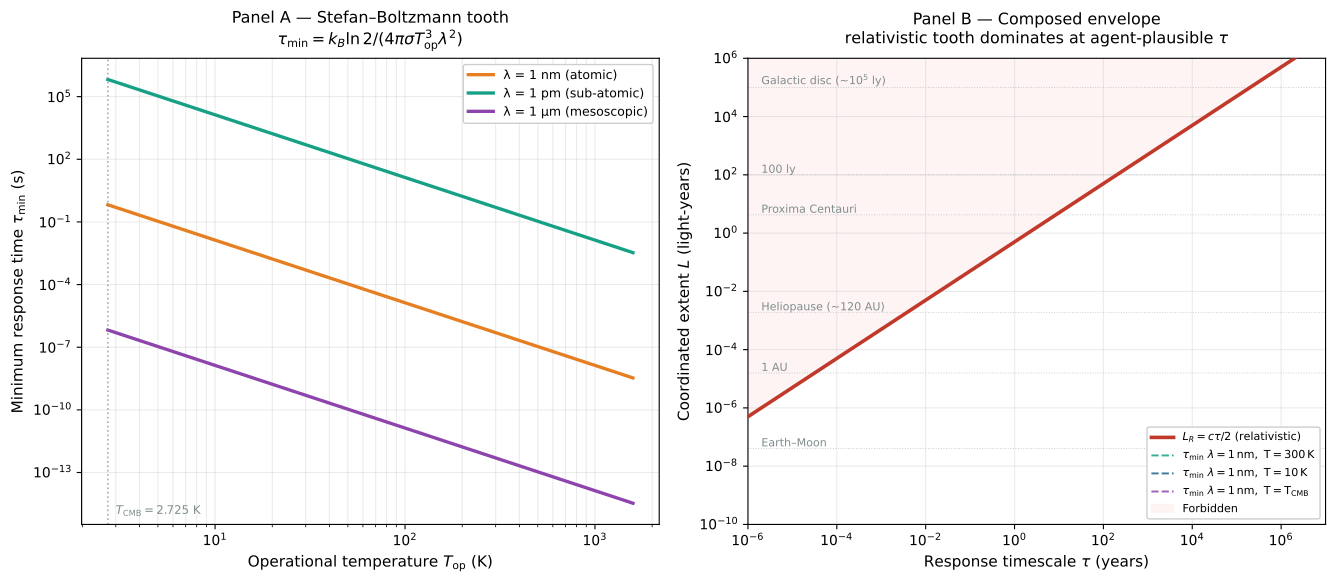

Python code for this plot:
"""Figure 2: The composed feasibility envelope (Stefan-Boltzmann + Lieb-Robinson)."""
import numpy as np
import matplotlib.pyplot as plt
from matplotlib.colors import LogNorm

# Constants (SI)
c = 2.998e8         # m/s
k_B = 1.381e-23     # J/K
sigma = 5.670e-8    # W m^-2 K^-4
ly = 9.461e15       # m
AU = 1.496e11       # m
sec_per_year = 365.25 * 86400
T_CMB = 2.725

def tau_min_SB(lambda_c, T_op):
    """Stefan-Boltzmann tooth: minimum response time at granularity λ, temperature T_op."""
    return k_B * np.log(2) / (4 * np.pi * sigma * T_op**3 * lambda_c**2)

fig, axes = plt.subplots(1, 2, figsize=(13.5, 6))
fig.patch.set_facecolor('white')

# Panel A: τ_min as function of T_op for three granularities
ax1 = axes[0]
T_range = np.logspace(np.log10(T_CMB), 3.2, 200)
configs = [
    (1e-9, '#e67e22', 'λ = 1 nm (atomic)'),
    (1e-12, '#16a085', 'λ = 1 pm (sub-atomic)'),
    (1e-6, '#8e44ad', 'λ = 1 μm (mesoscopic)'),
]
for lam, color, label in configs:
    tau_arr = np.array([tau_min_SB(lam, T) for T in T_range])
    ax1.loglog(T_range, tau_arr, lw=2.4, color=color, label=label)

ax1.axvline(T_CMB, color='#7f8c8d', ls=':', lw=1.2, alpha=0.7)
ax1.text(T_CMB*1.1, 1e-15, '$T_{\\rm CMB} = 2.725$ K', fontsize=8.5, color='#7f8c8d')

ax1.set_xlabel('Operational temperature $T_{\\rm op}$ (K)', fontsize=11)
ax1.set_ylabel('Minimum response time $\\tau_{\\rm min}$ (s)', fontsize=11)
ax1.set_title('Panel A — Stefan–Boltzmann tooth\n$\\tau_{\\rm min}=k_B\\ln 2 / (4\\pi\\sigma T_{\\rm op}^3 \\lambda^2)$',
              fontsize=11.5, pad=10)
ax1.legend(fontsize=9, loc='upper right', framealpha=0.95)
ax1.grid(True, alpha=0.25, which='both')

# Panel B: composed envelope L vs τ
ax2 = axes[1]
tau_range = np.logspace(-3, np.log10(1e7 * sec_per_year), 500)
L_relativistic = c * tau_range / 2

ax2.loglog(tau_range / sec_per_year, L_relativistic / ly, lw=2.6,
           color='#c0392b', label='$L_R = c\\tau/2$ (relativistic)', zorder=4)

# Stefan-Boltzmann τ floors
sb_lines = [
    (1e-9, 300, '#16a085', '$\\lambda{=}1\\,\\rm nm,\\ T{=}300\\,K$'),
    (1e-9, 10, '#1f618d', '$\\lambda{=}1\\,\\rm nm,\\ T{=}10\\,K$'),
    (1e-9, T_CMB, '#8e44ad', '$\\lambda{=}1\\,\\rm nm,\\ T{=}T_{\\rm CMB}$'),
]
for lam, T, color, label in sb_lines:
    tau_floor = tau_min_SB(lam, T)
    ax2.axvline(tau_floor / sec_per_year, color=color, ls='--', lw=1.4,
                alpha=0.85, label=f'$\\tau_{{\\min}}$ {label}')

# Forbidden region (above relativistic tooth)
ax2.fill_between(tau_range / sec_per_year, L_relativistic / ly, 1e10,
                 color='#fdedec', alpha=0.6, zorder=1, label='Forbidden')

# Reference distances
distances = [
    ('Earth–Moon', 384400e3 / ly),
    ('1 AU', AU / ly),
    ('Heliopause (~120 AU)', 120 * AU / ly),
    ('Proxima Centauri', 4.24),
    ('100 ly', 100),
    ('Galactic disc (~$10^5$ ly)', 1e5),
]
for name, d_ly in distances:
    ax2.axhline(d_ly, color='#95a5a6', ls=':', lw=0.7, alpha=0.55)
    ax2.text(2e-6, d_ly * 1.18, name, fontsize=8, color='#7f8c8d')

ax2.set_xlim(1e-6, 1e7)
ax2.set_ylim(1e-10, 1e6)
ax2.set_xlabel('Response timescale $\\tau$ (years)', fontsize=11)
ax2.set_ylabel('Coordinated extent $L$ (light-years)', fontsize=11)
ax2.set_title('Panel B — Composed envelope\nrelativistic tooth dominates at agent-plausible $\\tau$',
              fontsize=11.5, pad=10)
ax2.legend(fontsize=8, loc='lower right', framealpha=0.95)
ax2.grid(True, alpha=0.25, which='both')

plt.tight_layout()
plt.savefig('/home/claude/v17/figures/fig2_envelope.pdf', dpi=180, bbox_inches='tight')
plt.savefig('/home/claude/v17/figures/fig2_envelope.png', dpi=180, bbox_inches='tight')
print("Figure 2 saved")
